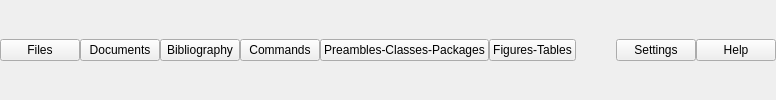
     <widget class="QWidget" name="SideMenu" native="true">
      <property name="sizePolicy">
       <sizepolicy hsizetype="Preferred" vsizetype="Fixed">
        <horstretch>0</horstretch>
        <verstretch>0</verstretch>
       </sizepolicy>
      </property>
      <property name="minimumSize">
       <size>
        <width>0</width>
        <height>45</height>
       </size>
      </property>
      <property name="styleSheet">
       <string notr="true">#SideMenu{
	background-color: #2c323a;
}

#SideMenu QPushButton{
	text-align: left;
	padding: 10px 10px;
	color: rgb(255, 255, 255);
	border: none;
	background-color: tranparent;
	background: none;
	margin:0;
	border-top: 5px solid #2c323a;
	font: 500 14pt &quot;KerkisSans&quot;;
}

#SideMenu QPushButton::checked{
	background-color: #424b57;
	border-top: 5px solid #fff;
}

#SideMenu QPushButton::hover{
	background-color: #424b57
;
}</string>
      </property>
      <layout class="QHBoxLayout" name="horizontalLayout_2">
       <property name="spacing">
        <number>0</number>
       </property>
       <property name="leftMargin">
        <number>0</number>
       </property>
       <property name="topMargin">
        <number>0</number>
       </property>
       <property name="rightMargin">
        <number>0</number>
       </property>
       <property name="bottomMargin">
        <number>0</number>
       </property>
       <item>
        <widget class="QPushButton" name="FilesDatabaseToggle">
         <property name="sizePolicy">
          <sizepolicy hsizetype="Fixed" vsizetype="Fixed">
           <horstretch>0</horstretch>
           <verstretch>0</verstretch>
          </sizepolicy>
         </property>
         <property name="text">
          <string>Files</string>
         </property>
         <property name="icon">
          <iconset resource="images.qrc">
           <normaloff>:/images/SideBar/file-alt.svg</normaloff>:/images/SideBar/file-alt.svg</iconset>
         </property>
         <property name="checkable">
          <bool>true</bool>
         </property>
         <attribute name="buttonGroup">
          <string notr="true">MenuButtons</string>
         </attribute>
        </widget>
       </item>
       <item>
        <widget class="QPushButton" name="DocumentsDatabaseToggle">
         <property name="sizePolicy">
          <sizepolicy hsizetype="Fixed" vsizetype="Fixed">
           <horstretch>0</horstretch>
           <verstretch>0</verstretch>
          </sizepolicy>
         </property>
         <property name="text">
          <string>Documents</string>
         </property>
         <property name="icon">
          <iconset resource="images.qrc">
           <normaloff>:/images/SideBar/file-pdf.svg</normaloff>:/images/SideBar/file-pdf.svg</iconset>
         </property>
         <property name="checkable">
          <bool>true</bool>
         </property>
         <attribute name="buttonGroup">
          <string notr="true">MenuButtons</string>
         </attribute>
        </widget>
       </item>
       <item>
        <widget class="QPushButton" name="BibliographyDatabaseToggle">
         <property name="sizePolicy">
          <sizepolicy hsizetype="Fixed" vsizetype="Fixed">
           <horstretch>0</horstretch>
           <verstretch>0</verstretch>
          </sizepolicy>
         </property>
         <property name="text">
          <string>Bibliography</string>
         </property>
         <property name="icon">
          <iconset resource="images.qrc">
           <normaloff>:/images/SideBar/book.svg</normaloff>:/images/SideBar/book.svg</iconset>
         </property>
         <property name="checkable">
          <bool>true</bool>
         </property>
         <attribute name="buttonGroup">
          <string notr="true">MenuButtons</string>
         </attribute>
        </widget>
       </item>
       <item>
        <widget class="QPushButton" name="CommandsButton">
         <property name="sizePolicy">
          <sizepolicy hsizetype="Fixed" vsizetype="Fixed">
           <horstretch>0</horstretch>
           <verstretch>0</verstretch>
          </sizepolicy>
         </property>
         <property name="text">
          <string>Commands</string>
         </property>
         <property name="icon">
          <iconset resource="images.qrc">
           <normaloff>:/images/SideBar/code.svg</normaloff>:/images/SideBar/code.svg</iconset>
         </property>
         <property name="iconSize">
          <size>
           <width>20</width>
           <height>16</height>
          </size>
         </property>
         <property name="checkable">
          <bool>true</bool>
         </property>
         <attribute name="buttonGroup">
          <string notr="true">MenuButtons</string>
         </attribute>
        </widget>
       </item>
       <item>
        <widget class="QPushButton" name="ExamsButton">
         <property name="sizePolicy">
          <sizepolicy hsizetype="Fixed" vsizetype="Fixed">
           <horstretch>0</horstretch>
           <verstretch>0</verstretch>
          </sizepolicy>
         </property>
         <property name="text">
          <string>Preambles-Classes-Packages</string>
         </property>
         <property name="icon">
          <iconset resource="images.qrc">
           <normaloff>:/images/SideBar/packages.svg</normaloff>:/images/SideBar/packages.svg</iconset>
         </property>
         <property name="iconSize">
          <size>
           <width>20</width>
           <height>20</height>
          </size>
         </property>
         <property name="checkable">
          <bool>true</bool>
         </property>
         <attribute name="buttonGroup">
          <string notr="true">MenuButtons</string>
         </attribute>
        </widget>
       </item>
       <item>
        <widget class="QPushButton" name="ParentsButton">
         <property name="sizePolicy">
          <sizepolicy hsizetype="Fixed" vsizetype="Fixed">
           <horstretch>0</horstretch>
           <verstretch>0</verstretch>
          </sizepolicy>
         </property>
         <property name="text">
          <string>Figures-Tables</string>
         </property>
         <property name="icon">
          <iconset resource="images.qrc">
           <normaloff>:/images/SideBar/chart-area.svg</normaloff>:/images/SideBar/chart-area.svg</iconset>
         </property>
         <property name="checkable">
          <bool>true</bool>
         </property>
         <attribute name="buttonGroup">
          <string notr="true">MenuButtons</string>
         </attribute>
        </widget>
       </item>
       <item>
        <spacer name="horizontalSpacer_7">
         <property name="orientation">
          <enum>Qt::Horizontal</enum>
         </property>
         <property name="sizeHint" stdset="0">
          <size>
           <width>40</width>
           <height>20</height>
          </size>
         </property>
        </spacer>
       </item>
       <item>
        <widget class="QPushButton" name="settingsButton">
         <property name="sizePolicy">
          <sizepolicy hsizetype="Fixed" vsizetype="Fixed">
           <horstretch>0</horstretch>
           <verstretch>0</verstretch>
          </sizepolicy>
         </property>
         <property name="text">
          <string>Settings</string>
         </property>
         <property name="icon">
          <iconset resource="themes/linux_breath/linux_breath.qrc">
           <normaloff>:/qss_icons/linux_breath/rc/toolbar_move_vertical.png</normaloff>:/qss_icons/linux_breath/rc/toolbar_move_vertical.png</iconset>
         </property>
         <property name="checkable">
          <bool>true</bool>
         </property>
         <attribute name="buttonGroup">
          <string notr="true">MenuButtons</string>
         </attribute>
        </widget>
       </item>
       <item>
        <widget class="QPushButton" name="ScheduleButton">
         <property name="sizePolicy">
          <sizepolicy hsizetype="Fixed" vsizetype="Fixed">
           <horstretch>0</horstretch>
           <verstretch>0</verstretch>
          </sizepolicy>
         </property>
         <property name="text">
          <string>Help</string>
         </property>
         <property name="checkable">
          <bool>true</bool>
         </property>
         <attribute name="buttonGroup">
          <string notr="true">MenuButtons</string>
         </attribute>
        </widget>
       </item>
      </layout>
     </widget>
